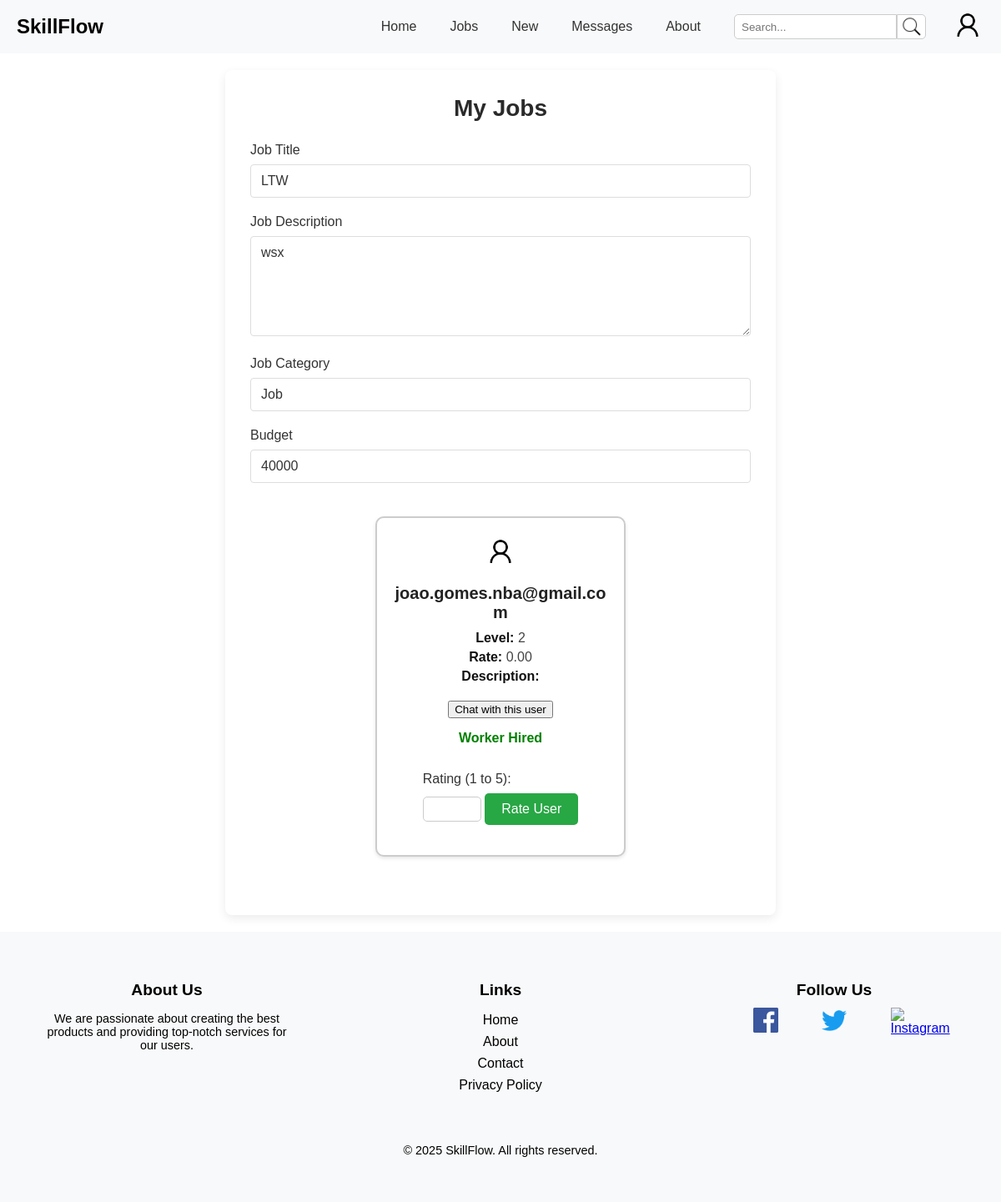
Page /Pages/view_my_job.php?jobId=1&jobTitle=LTW&jobDescription=wsx&category=Job&budget=40000 (signed in) on the committed database.
### tables this page shows
CREATE TABLE "Service" (
    id INTEGER PRIMARY KEY AUTOINCREMENT,
    name TEXT NOT NULL,
    description TEXT NOT NULL,
    price REAL NOT NULL,
    created_at TIMESTAMP,
    number_applications INTEGER DEFAULT 0,
    category TEXT NOT NULL,
    buyer_id INTEGER NOT NULL,
    worker_id INTEGER,  -- NULL permitido
    state TEXT NOT NULL DEFAULT "hiring",
    FOREIGN KEY (buyer_id) REFERENCES User(id)
        ON DELETE CASCADE,
    FOREIGN KEY (worker_id) REFERENCES User(id)
        ON DELETE CASCADE,
    FOREIGN KEY (category) REFERENCES Category(name)
        ON DELETE CASCADE
);

CREATE TABLE "User" (
    id INTEGER PRIMARY KEY AUTOINCREMENT NOT NULL,
    name TEXT NOT NULL,
    email TEXT NOT NULL UNIQUE,
    password TEXT NOT NULL,
    created_at TEXT,
    level INTEGER NOT NULL DEFAULT 0,
    birth_date TEXT NOT NULL,
    profile_picture_id INTEGER,
    phone TEXT NOT NULL,
    nr_bank_account TEXT NOT NULL,
    address TEXT NOT NULL,
    rate INTEGER DEFAULT 0, 
    description TEXT DEFAULT '',
    user_type TEXT NOT NULL DEFAULT 'user',
    FOREIGN KEY (profile_picture_id) REFERENCES Images(id)
        ON DELETE SET NULL
    );

### Utils/Session.php (called while the page is built, shortened)
<?php
  class Session {
    public function isLoggedIn() : bool {
      return isset($_SESSION['id']);
    }
    public function getId() : ?int {
      return isset($_SESSION['id']) ? $_SESSION['id'] : null;
    }
  }
?>

### database/userClass.php (called while the page is built, shortened)
<?php
class User {
    public function __construct(
        int $id,
        string $name,
        string $email,
        string $password,
        string $created_at,
        int $level,
        string $birth_date,
        string $phone,
        string $nr_bank_account,
        string $address,
        ?float $rate,
        ?string $description,
        string $user_type,
        ?int $profile_picture_id = null
    )
    {
        $this->id = $id;
        $this->email = $email;
        $this->level = $level;
        $this->rate = $rate;
        $this->profile_picture_id = $profile_picture_id;
    }
    static function getUser(PDO $db, int $id) : ?User {
        $stmt = $db->prepare('
            SELECT id, name, email, password, created_at, level, birth_date, phone, nr_bank_account, address, rate, description, user_type, profile_picture_id
            FROM User
            WHERE id = ?
        ');
        $stmt->execute(array($id));
        $user = $stmt->fetch();
        return new User(
            $user['id'],
            $user['name'],
            $user['email'],
            $user['password'],
            $user['created_at'],
            $user['level'],
            $user['birth_date'],
            $user['phone'],
            $user['nr_bank_account'],
            $user['address'],
            $user['rate'],
            $user['description'],
            $user['user_type'],
            $user['profile_picture_id'] ?? null
        );
    }
    static function get_Users_By_Service(PDO $db, int $service_id) : array {
        $stmt = $db->prepare('
            SELECT User.id, User.name, User.email, User.password, User.created_at, User.level, User.birth_date,
                   User.phone, User.nr_bank_account, User.address, User.rate, User.description, User.user_type, User.profile_picture_id
            FROM User
            JOIN Application ON Application.user_id = User.id
            WHERE Application.service_id = ?
        ');
        $stmt->execute([$service_id]);
        $users = $stmt->fetchAll(PDO::FETCH_ASSOC);
        $userObjects = [];
        foreach ($users as $user) {
            $userObjects[] = new User(
                $user['id'],
                $user['name'],
                $user['email'],
                $user['password'],
                $user['created_at'],
                $user['level'],
                $user['birth_date'],
                $user['phone'],
                $user['nr_bank_account'],
                $user['address'],
                $user['rate'],
                $user['description'],
                $user['user_type'],
                $user['profile_picture_id'] ?? null
            );
        }
        return $userObjects;
    }
}
?>

### database/serviceClass.php (called while the page is built, shortened)
<?php
class Service {
    public function __construct(int $id, string $name, string $description, float $price, string $created_at, int $number_applications, string $category, int $buyer_id, ?int $worker_id)
    {
        $this->worker_id = $worker_id;
        $this->state = 'hiring';
    }
    static function getService(PDO $db, int $id) : Service {
        $stmt = $db->prepare('
            SELECT id, name, description, price, created_at, number_applications, category, buyer_id, worker_id, state
            FROM Service
            WHERE id = ?
        ');
        $stmt->execute(array($id));
        $service = $stmt->fetch();
        return new Service(
            $service['id'],
            $service['name'],
            $service['description'],
            $service['price'],
            $service['created_at'],
            $service['number_applications'],
            $service['category'],
            $service['buyer_id'],
            $service['worker_id'],
            $service['state']
        );
    }
}
?>

### Templates/common_template.php (the view, shortened to what this page needs)
<?php
function drawHeader(Session $session) {
    ?>
    <!DOCTYPE html>
    <html lang="en">
    <head>
        <link rel="stylesheet" href="../css/navbar.css" />
        <link rel="stylesheet" href="../css/jobs.css" />
        <link rel="stylesheet" href="../css/footer.css" />
        <link rel="stylesheet" href="../css/service.css" />
    </head>
    <body>
        <header class="navbar">
            <div class="logo">
                <a href="index.php" class="logo">SkillFlow</a>
            </div>
            <div class="nav-right">
                <nav class="menu">
                    <a href="index.php">Home</a>
                    <a href="jobs.php">Jobs</a>
                    <a href="newjobs.php">New</a>
                    <a href="conversations.php">Messages</a>
                    <a href="about.php">About</a>
                    <div class="search-bar">
                        <input type="text" placeholder="Search..." class="search-input" id="searchInput" />
                        <button type="button" class="search-button" onclick="handleSearch()">
                            <img src="../assets/icons/search.png" alt="Search" />
                        </button>
                    </div>
                </nav>
                <div class="auth-buttons" id="authButtons">
                    <?php if ($session->isLoggedIn()): ?>
                    <div class="profile-dropdown-container">
                        <div id="profileCircle" class="profile-circle" onclick="toggleDropdown()">
                            <?php
                                require_once(__DIR__ . '/../database/connection.php');
                                require_once(__DIR__ . '/../database/userClass.php');
                                $db = getDatabaseConnection();
                                $user = User::getUser($db, $session->getId());
                                if ($user->profile_picture_id):
                            ?>
                            <img src="../Actions/images/originals/<?= htmlspecialchars((string)$user->profile_picture_id) ?>.jpg" alt="Profile Picture" />
                            <?php else: ?>
                            <img src="../assets/icons/user.png" alt="Profile" />
                            <?php endif; ?>
                        </div>
                    </div>
                    <?php else: ?>
                    <button class="login" id="loginButton" onclick="window.location.href='login.php'">Log in</button>
                    <button class="signup" id="signupButton" onclick="window.location.href='register.php'">Sign up</button>
                    <?php endif; ?>
                </div>
            </div>
        </header>
    <?php
}
function drawFooter() {
    ?>
    <footer class="footer">
        <div class="footer-content">
            <div class="footer-section">
                <h3>About Us</h3>
                <p>We are passionate about creating the best products and providing top-notch services for our users.</p>
            </div>
            <div class="footer-section">
                <h3>Links</h3>
                <ul>
                    <li><a href="index.php">Home</a></li>
                    <li><a href="about.php">About</a></li>
                    <li><a href="#">Contact</a></li>
                    <li><a href="#">Privacy Policy</a></li>
                </ul>
            </div>
            <div class="footer-section">
                <h3>Follow Us</h3>
                <div class="social-icons">
                    <a href="https://www.facebook.com/seu-usuario" class="social-icon" target="_blank">
                        <img src="../assets/icons/facebook-icon.png" alt="Facebook">
                    </a>
                    <a href="https://twitter.com/seu-usuario" class="social-icon" target="_blank">
                        <img src="../assets/icons/twitter-logo.png" alt="Twitter">
                    </a>
                    <a href="https://www.instagram.com/seu-usuario" class="social-icon" target="_blank">
                        <img src="../assets/icons/instagram-logo.png" alt="Instagram">
                    </a>
                </div>
            </div>
        </div>
        <div class="footer-bottom">
            <p>&copy; 2025 SkillFlow. All rights reserved.</p>
        </div>
    </footer>
    </body>
    </html>
    <?php
}
    ?>
    <?php
function draw_user(User $user, Service $service) {
    ?>
    <div class="user-card-container">
        <div class="user-card">
            <?php if (!is_null($user->profile_picture_id)): ?>
                <img src="../Actions/images/originals/<?= htmlspecialchars((string)$user->profile_picture_id) ?>.jpg" alt="User Avatar" class="user-avatar">
            <?php else: ?>
                <img src="../assets/icons/user.png" alt="User Avatar" class="user-avatar">
            <?php endif; ?>
            <h3><?= htmlspecialchars($user->email) ?></h3>
            <p><strong>Level:</strong> <?= number_format($user->level) ?></p>
            <p><strong>Rate:</strong> <?= number_format($user->rate / $user->level, 2) ?></p>
            <p><strong>Description:</strong> <?= nl2br(htmlspecialchars($user->description)) ?></p>
        </div>
        <div class="button-container">
            <form action="../Pages/chat.php" method="GET">
                <button class="chat-user-btn" type="submit">
                    Chat with this user
                </button>
            </form>
        </div>
        <?php if ($service->worker_id && $service->worker_id == $user->id): ?>
            <p style="color: green;">Worker Hired</p>
            <?php if ($service->state == "worker rated"): ?>
                <p style="color: green;">Worker already rated</p>
            <?php else: ?>
                <div class="button-container">
                    <form action="../Actions/Action_Rate_User.php" method="POST">
                        <label for="rating">Rating (1 to 5):</label>
                        <input type="number" name="rating" id="rating" min="1" max="5" step="1" required>
                        <button class="select-worker-btn" type="submit">
                            Rate User
                        </button>
                    </form>
                </div>
            <?php endif; ?>
        <?php endif; ?>
    </div>
    <?php
}
  ?>

### Pages/view_my_job.php (shortened to what this page needs)
<?php
  require_once('../Templates/common_template.php');
  require_once(__DIR__ . '/../Utils/Session.php');
  require_once(__DIR__ . '/../database/connection.php');
  require_once(__DIR__ . '/../database/serviceClass.php');
  require_once(__DIR__ . '/../database/userClass.php');
  $session = new Session();
  $db = getDatabaseConnection();
  $jobTitle = $_GET['jobTitle'] ?? 'Unknown Job';
  $jobDescription = $_GET['jobDescription'] ?? 'No description available.';
  $category = $_GET['category'] ?? 'Uncategorized';
  $budget = $_GET['budget'] ?? 'N/A';
  $jobId = $_GET['jobId'] ?? null;
  $service = Service::getService($db, $jobId);
  $applied_users = User::get_Users_By_Service($db, $jobId);
?>
<?php drawHeader($session); ?>
<!DOCTYPE html>
<html lang="en">
<head>
  <link rel="stylesheet" href="../css/newjobs.css" />
  <link rel="stylesheet" href="../css/navbar.css" />
  <link rel="stylesheet" href="../css/footer.css" />
  <link rel="stylesheet" href="../css/user_card.css" />
</head>
<body>
  <main class="new-job-container">
    <div class="form-container">
      <h1>My Jobs</h1>
      <div class="job-form">
        <label for="jobTitle">Job Title</label>
        <input type="text" id="jobTitle" name="jobTitle" value="<?= htmlspecialchars($jobTitle) ?>" readonly />
        <label for="jobDescription">Job Description</label>
        <textarea id="jobDescription" name="jobDescription" rows="5" readonly><?= htmlspecialchars($jobDescription) ?></textarea>
        <label for="category">Job Category</label>
        <input type="text" id="category" name="category" value="<?= htmlspecialchars($category) ?>" readonly />
        <label for="budget">Budget</label>
        <input type="text" id="budget" name="budget" value="<?= htmlspecialchars($budget) ?>" readonly />
        <section class="users-wrapper">
  <?php if ($service->worker_id): ?>
    <?php
      $worker = User::getUser($db, $service->worker_id);
      if ($worker) {
        draw_user($worker, $service);
      } else {
        echo "<p>Selected worker not found.</p>";
      }
    ?>
  <?php endif; ?>
</section>
      </div>
    </div>
  </main>
<?php drawFooter($session); ?>
</body>
</html>

### rows in the picture
service: category "Job"
user: email "joao.gomes.nba@gmail.com", level "2"

### other values in the picture
$user->rate / $user->level "0.00"
